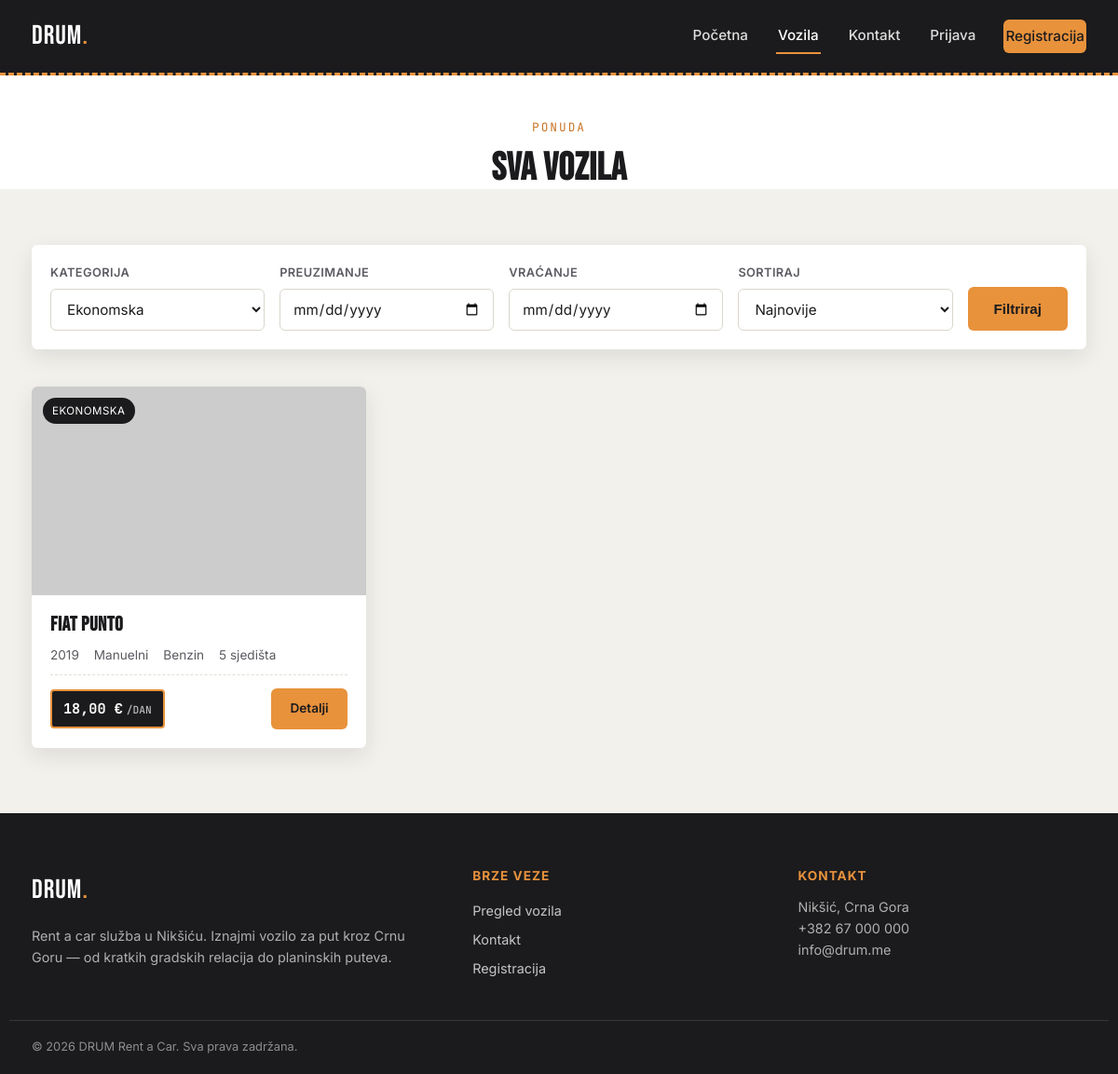
/cars.php?kategorija=1, run on the app's committed database.
### tables this page shows
CREATE TABLE vozila (
    id INT AUTO_INCREMENT PRIMARY KEY,
    naziv VARCHAR(100) NOT NULL,
    kategorija_id INT,
    godiste YEAR NOT NULL,
    gorivo ENUM('Benzin','Dizel','Hibrid','Elektricni') NOT NULL DEFAULT 'Dizel',
    mjenjac ENUM('Manuelni','Automatski') NOT NULL DEFAULT 'Manuelni',
    broj_sjedista TINYINT NOT NULL DEFAULT 5,
    cijena_po_danu DECIMAL(8,2) NOT NULL,
    slika VARCHAR(255) DEFAULT 'no-image.jpg',
    opis TEXT,
    dostupno TINYINT(1) NOT NULL DEFAULT 1,
    datum_dodavanja TIMESTAMP DEFAULT CURRENT_TIMESTAMP,
    FOREIGN KEY (kategorija_id) REFERENCES kategorije(id) ON DELETE SET NULL
);

CREATE TABLE kategorije (
    id INT AUTO_INCREMENT PRIMARY KEY,
    naziv VARCHAR(50) NOT NULL UNIQUE
);

### includes/functions.php (called while the page is built, shortened)
<?php
function h($tekst) {
    return htmlspecialchars($tekst ?? '', ENT_QUOTES, 'UTF-8');
}
function formatCijena($iznos) {
    return number_format((float)$iznos, 2, ',', '.') . ' €';
}

### cars.php (the view, shortened to what this page needs)
<?php
require_once 'config/db.php';
require_once 'includes/functions.php';
$kategorijaId = $_GET['kategorija'] ?? '';
$datumOd = $_GET['datum_od'] ?? '';
$datumDo = $_GET['datum_do'] ?? '';
$uslovi = ["v.dostupno = 1"];
$parametri = [];
$tipovi = '';
if ($kategorijaId !== '') {
    $uslovi[] = "v.kategorija_id = ?";
    $parametri[] = $kategorijaId;
    $tipovi .= 'i';
}
$redoslijed = "v.id DESC";
$upit = "SELECT v.*, k.naziv AS kategorija_naziv
         FROM vozila v
         LEFT JOIN kategorije k ON v.kategorija_id = k.id
         WHERE " . implode(' AND ', $uslovi) . "
         ORDER BY $redoslijed";
$stmt = mysqli_prepare($konekcija, $upit);
if ($parametri) {
    mysqli_stmt_bind_param($stmt, $tipovi, ...$parametri);
}
mysqli_stmt_execute($stmt);
$rezultat = mysqli_stmt_get_result($stmt);
$kategorije = mysqli_query($konekcija, "SELECT * FROM kategorije ORDER BY naziv");
require_once 'includes/header.php';
?>
<section style="padding-top:46px;padding-bottom:0;background:var(--bijela)">
    <div class="kontejner">
        <div class="sekcija-naslov" style="margin-bottom:30px">
            <span class="eyebrow">Ponuda</span>
            <h2>Sva vozila</h2>
        </div>
    </div>
</section>
<section style="padding-top:30px">
    <div class="kontejner">
        <form class="filter-traka" method="get">
            <div class="polje">
                <label for="kategorija">Kategorija</label>
                <select name="kategorija" id="kategorija">
                    <?php mysqli_data_seek($kategorije, 0); while ($k = mysqli_fetch_assoc($kategorije)): ?>
                        <option value="<?= $k['id'] ?>" <?= ($kategorijaId == $k['id']) ? 'selected' : '' ?>><?= h($k['naziv']) ?></option>
                    <?php endwhile; ?>
                </select>
            </div>
            <div class="polje">
                <label for="datum_od">Preuzimanje</label>
                <input type="date" name="datum_od" id="datum_od" value="<?= h($datumOd) ?>">
            </div>
            <div class="polje">
                <label for="datum_do">Vraćanje</label>
                <input type="date" name="datum_do" id="datum_do" value="<?= h($datumDo) ?>">
            </div>
            <div class="polje">
                <label for="sort">Sortiraj</label>
                <select name="sort" id="sort">
                    <option value="">Najnovije</option>
                </select>
            </div>
            <button type="submit" class="dugme dugme-primarno">Filtriraj</button>
        </form>
        <div class="mreza-vozila">
            <?php if (mysqli_num_rows($rezultat) === 0): ?>
                <div class="prazno-stanje">Nema vozila koja odgovaraju traženim kriterijumima. Pokušaj sa drugim datumima ili kategorijom.</div>
            <?php else: while ($vozilo = mysqli_fetch_assoc($rezultat)): ?>
                <div class="kartica-vozila">
                    <div class="kartica-vozila-slika">
                        <span class="kartica-kategorija"><?= h($vozilo['kategorija_naziv'] ?? 'Vozilo') ?></span>
                        <img src="uploads/cars/<?= h($vozilo['slika']) ?>" alt="<?= h($vozilo['naziv']) ?>"
                             onerror="this.src='https://placehold.co/600x375/1B1B1D/F3F1EC?text=DRUM'">
                    </div>
                    <div class="kartica-vozila-tijelo">
                        <h3><?= h($vozilo['naziv']) ?></h3>
                        <div class="specifikacije">
                            <span><?= h($vozilo['godiste']) ?></span>
                            <span><?= h($vozilo['mjenjac']) ?></span>
                            <span><?= h($vozilo['gorivo']) ?></span>
                            <span><?= h($vozilo['broj_sjedista']) ?> sjedišta</span>
                        </div>
                        <div class="kartica-vozila-dno">
                            <span class="cijena-tablica"><?= formatCijena($vozilo['cijena_po_danu']) ?><small>/dan</small></span>
                            <a href="car-details.php?id=<?= $vozilo['id'] ?><?= $datumOd ? '&datum_od=' . urlencode($datumOd) . '&datum_do=' . urlencode($datumDo) : '' ?>" class="dugme dugme-malo">Detalji</a>
                        </div>
                    </div>
                </div>
            <?php endwhile; endif; ?>
        </div>
    </div>
</section>
<?php require_once 'includes/footer.php'; ?>

### css/style.css (style rules this page uses)
:root { --asfalt: #1B1B1D; --asfalt-svjetliji: #2B2B2E; --kamen: #5B5B61; --magla: #F3F1EC; --bijela: #FFFFFF; --amber: #E8923C; --amber-tamniji: #C97527; --tirkiz: #1F4B4C; --zelena: #3F7D5C; --crvena: #B5483D; --zuta: #D9A441; --font-display: 'Bebas Neue', sans-serif; --font-body: 'Inter', sans-serif; --font-mono: 'JetBrains Mono', monospace; --radijus: 6px; --sjenka: 0 8px 24px rgba(27,27,29,0.10); --sjenka-jaka: 0 16px 40px rgba(27,27,29,0.18); }
* { box-sizing:border-box; margin:0; padding:0; }
html { scroll-behavior:smooth; }
body { font-family: var(--font-body); color: var(--asfalt); background: var(--magla); line-height:1.6; }
img { max-width:100%; display:block; }
a { text-decoration:none; color:inherit; }
h1,h2,h3,h4 { font-family: var(--font-display); letter-spacing: 0.5px; line-height:1.1; text-transform: uppercase; }
h2 { font-size: clamp(1.9rem, 4vw, 2.6rem); }
h3 { font-size: 1.5rem; }
.kontejner { max-width: 1180px; margin: 0 auto; padding: 0 24px; }
.dugme { display:inline-flex; align-items:center; justify-content:center; gap:8px; padding: 13px 26px; border-radius: var(--radijus); font-weight:600; font-size: 0.95rem; border: 2px solid transparent; cursor:pointer; transition: transform .15s ease, box-shadow .15s ease, background .15s ease; }
.dugme-primarno { background: var(--amber); color: var(--asfalt); }
.dugme-malo { padding: 9px 18px; font-size:0.85rem; background:var(--amber); color:var(--asfalt); border-radius: var(--radijus); }
.polje { display:flex; flex-direction:column; gap:6px; }
.polje label { font-size:0.8rem; font-weight:600; color: var(--kamen); text-transform:uppercase; letter-spacing:0.4px; }
input, select, textarea { font-family: var(--font-body); font-size: 0.95rem; padding: 11px 13px; border: 1.5px solid #DAD6CC; border-radius: var(--radijus); background: var(--bijela); color: var(--asfalt); }
section { padding: 70px 0; }
.sekcija-naslov { text-align:center; max-width:620px; margin: 0 auto 50px; }
.sekcija-naslov .eyebrow { font-family: var(--font-mono); font-size:0.8rem; letter-spacing:2px; color: var(--amber-tamniji); text-transform:uppercase; display:block; margin-bottom:10px; }
.filter-traka { background: var(--bijela); border-radius: var(--radijus); padding: 20px; box-shadow: var(--sjenka); display:flex; flex-wrap:wrap; gap:16px; align-items:flex-end; margin-bottom: 40px; }
.filter-traka .polje { flex:1; min-width:160px; }
.mreza-vozila { display:grid; grid-template-columns: repeat(auto-fill, minmax(290px, 1fr)); gap: 28px; }
.kartica-vozila { background: var(--bijela); border-radius: var(--radijus); overflow:hidden; box-shadow: var(--sjenka); transition: transform .18s ease, box-shadow .18s ease; display:flex; flex-direction:column; }
.kartica-vozila-slika { position:relative; aspect-ratio: 16/10; background: var(--magla); overflow:hidden; }
.kartica-vozila-slika img { width:100%; height:100%; object-fit:cover; }
.kartica-kategorija { position:absolute; top:12px; left:12px; background: var(--asfalt); color: var(--bijela); font-size:0.72rem; text-transform:uppercase; letter-spacing:0.5px; padding: 5px 10px; border-radius: 100px; }
.kartica-vozila-tijelo { padding: 20px; display:flex; flex-direction:column; gap:10px; flex:1; }
.kartica-vozila-tijelo h3 { font-size:1.35rem; }
.specifikacije { display:flex; flex-wrap:wrap; gap: 10px 16px; font-size:0.85rem; color: var(--kamen); }
.specifikacije span { display:flex; align-items:center; gap:5px; }
.kartica-vozila-dno { display:flex; align-items:center; justify-content:space-between; margin-top:auto; padding-top:14px; border-top: 1px dashed #E3DFD3; }
.cijena-tablica { font-family: var(--font-mono); font-weight:700; background: var(--asfalt); color: var(--bijela); padding: 7px 12px; border-radius: 4px; font-size: 0.95rem; border: 2px solid var(--amber); }
.cijena-tablica small { font-weight:500; opacity:0.7; font-size:0.7rem; text-transform:uppercase; margin-left:4px; }

### data on the page
vozila: kategorija.naziv "EKONOMSKA", naziv "FIAT PUNTO", godiste "2019", mjenjac "Manuelni", gorivo "Benzin", broj_sjedista "5", cijena_po_danu "18,00 €"

### other printed values
form field kategorija "Ekonomska"
